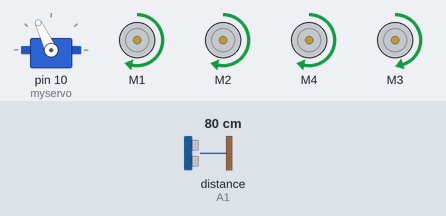
This sketch was run on a simulated Arduino Uno, built with avr-gcc and run on an emulated ATmega328P. On the bench: servo, 4 × DC motor (green arrow = forward, orange = backward, longer = faster). Inputs (shaded band) come from the test bench; at power-on: distance to the obstacle (sensor on A1) 80 cm. The echo pulse lasts 58.3 µs per cm.

Above: at 3.2 s.
3.3 s: distance to the obstacle (sensor on A1) set to 17 cm
4.8 s: distance to the obstacle (sensor on A1) set to 13 cm
At 5.9 s:
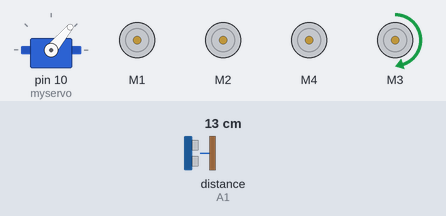
At 7.4 s:
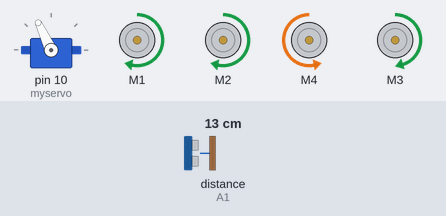
7.8 s: distance to the obstacle (sensor on A1) set to 18 cm
10.8 s: distance to the obstacle (sensor on A1) set to 2 cm
At 12.6 s:
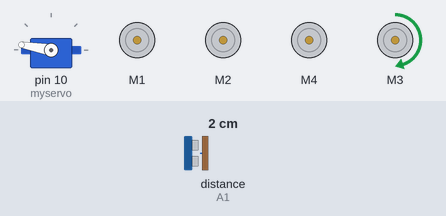
Timing chart, 0 to 14.8 s (numbered marks = the images above; inputs shaded):
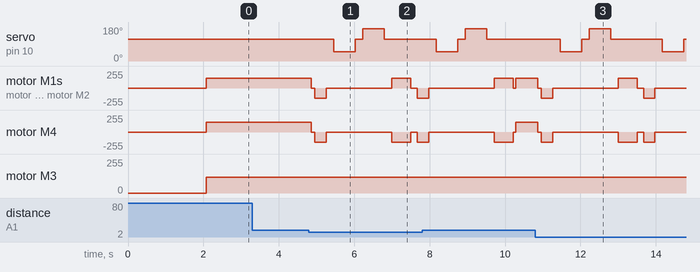

The sketch:

sketch_mar23b.ino
```cpp
#include <AFMotor.h>  // Adafruit motor shield library
#include <NewPing.h>  // Ultrasonic sensor library
#include <Servo.h>    // Servo motor library

#define TRIG_PIN A0      // Ultrasonic sensor trigger pin
#define ECHO_PIN A1      // Ultrasonic sensor echo pin
#define MAX_DISTANCE 200 // Max distance for ultrasonic sensor
#define MOTOR_SPEED 150  // Medium speed for all motors except motor3

NewPing sonar(TRIG_PIN, ECHO_PIN, MAX_DISTANCE); // Initialize ultrasonic sensor

AF_DCMotor motor1(1, MOTOR12_1KHZ); // Left front motor
AF_DCMotor motor2(2, MOTOR12_1KHZ); // Right front motor
AF_DCMotor motor3(3, MOTOR34_1KHZ); // **Motor 3 always moves forward**
AF_DCMotor motor4(4, MOTOR34_1KHZ); // Right rear motor

Servo myservo;  // Create servo object

boolean goesForward = false; // Track forward movement state
int distance = 100; // Store distance from obstacle

void setup() {
  myservo.attach(10);
  myservo.write(115);  // Move servo to center position
  delay(2000);

  distance = readPing(); // Read initial distance
}

void loop() {
  int distanceR = 0;
  int distanceL = 0;

  if (distance <= 15) { // If obstacle is detected
    moveStop();
    delay(100);
    moveBackward();
    delay(300);
    moveStop();
    delay(200);

    // Check distances on both sides
    distanceR = lookRight();
    delay(200);
    distanceL = lookLeft();
    delay(200);

    // Turn toward the direction with more space
    if (distanceR >= distanceL) {
      turnRight();
    } else {
      turnLeft();
    }
    moveStop();
  } else {
    moveForward(); // Continue moving forward if no obstacle
  }

  distance = readPing(); // Read new distance
}

// Function to check distance on the right side
int lookRight() {
  myservo.write(50);
  delay(500);
  int distance = readPing();
  myservo.write(115);
  return distance;
}

// Function to check distance on the left side
int lookLeft() {
  myservo.write(170);
  delay(500);
  int distance = readPing();
  myservo.write(115);
  return distance;
}

// Function to read distance from ultrasonic sensor
int readPing() {
  delay(70);
  int cm = sonar.ping_cm();
  return (cm == 0) ? 250 : cm;
}

// Function to stop all motors except motor3
void moveStop() {
  motor1.run(RELEASE);
  motor2.run(RELEASE);
  motor4.run(RELEASE);
}

// Function to move forward
void moveForward() {
  if (!goesForward) {
    goesForward = true;

    // Move motors forward
    motor1.run(FORWARD);
    motor2.run(FORWARD);
    motor4.run(FORWARD);

    // Motor 3 always moves forward at medium speed
    motor3.run(FORWARD);
    motor3.setSpeed(120); // Medium speed (fixed)

    // Set speed for other motors
    motor1.setSpeed(MOTOR_SPEED);
    motor2.setSpeed(MOTOR_SPEED);
    motor4.setSpeed(MOTOR_SPEED);
  }
}

// Function to move backward (excluding motor3)
void moveBackward() {
  goesForward = false;

  motor1.run(BACKWARD);
  motor2.run(BACKWARD);
  motor4.run(BACKWARD);

  motor1.setSpeed(MOTOR_SPEED);
  motor2.setSpeed(MOTOR_SPEED);
  motor4.setSpeed(MOTOR_SPEED);
}

// Function to turn right (excluding motor3)
void turnRight() {
  motor1.run(FORWARD);
  motor2.run(FORWARD);
  motor4.run(BACKWARD);
  delay(500);
}

// Function to turn left (excluding motor3)
void turnLeft() {
  motor1.run(BACKWARD);
  motor2.run(BACKWARD);
  motor4.run(FORWARD);
  delay(500);
}
```

Measured:
- the behaviour switches between 16 and 15 cm on distance to the obstacle (sensor on A1) (found by bisection; images 0 and 1)
- after the input at 3.3 s, every drawn part: stays the same
- after the input at 4.8 s, servo on pin 10 (myservo): 115° → 50° after 0.66 s, → 115° 0.57 s later, → 170° 0.20 s later, → 115° 0.57 s later; motor M1: forward 150/255 → stopped after 0.06 s, → backward 150/255 0.10 s later, → stopped 0.30 s later, → forward 150/255 1.7 s later, … (6 changes in this stretch)
- after the input at 10.8 s, servo on pin 10 (myservo): 115° → 50° after 0.66 s, → 115° 0.57 s later, → 170° 0.20 s later, → 115° 0.57 s later, … (6 changes in this stretch); motor M1: forward 150/255 → stopped after 0.06 s, → backward 150/255 0.10 s later, → stopped 0.30 s later, → forward 150/255 1.7 s later, … (7 changes in this stretch)
